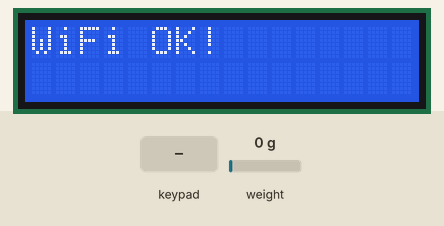
The sketch below on a simulated ESP32. Parts: 16×2 character LCD. Inputs (shaded band) come from the test bench; at power-on: weight on the scale 0 g. WiFi joins after 1.5 s; servers stay silent unless stated; uploads are accepted with an empty reply; the local clock reads 2024-03-15 10:24:30 at power-on unless the sketch sets it; storage starts empty; what the sketch prints to the serial monitor is not drawn. At 22.0 s the program restarts the board; the recording ends there.

Above: at 5.1 s.
At 12.1 s:
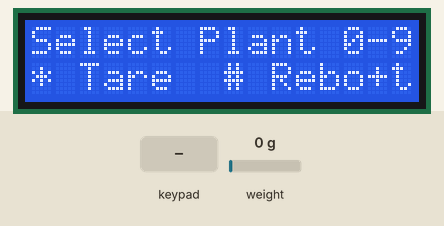
12.2 s: keypad keys 2 6 3 3 2 5 * pressed 0.4 s apart
At 13.6 s:
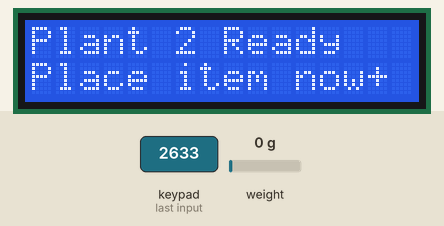
18.0 s: weight on the scale set to 4 g
At 19.6 s:
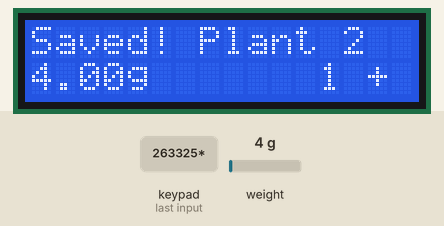
21.0 s: key '#' pressed
At 21.8 s:
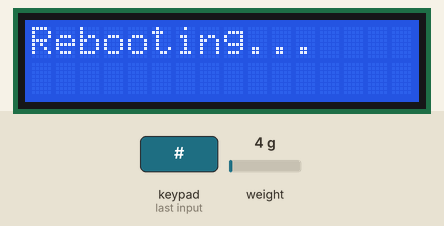
Timing chart, 0 to 22.0 s (numbered marks = the images above; inputs shaded):
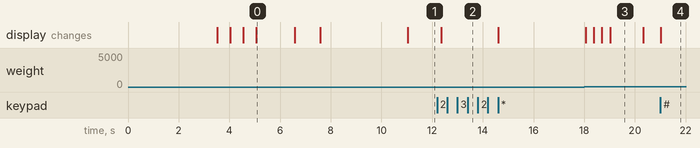

The sketch:

final_test_2.ino
```cpp
//ESP32 Digital Weight Scale - Background Data Processing Version
//This version stores data locally first, then sends in background

#include <HX711_ADC.h>
#include <Wire.h>
#include <LiquidCrystal_I2C.h>
#include <Keypad.h>
#include <WiFi.h>
#include <HTTPClient.h>
#include <ArduinoJson.h>
#include <RTClib.h>
#include <SPI.h>
#include <SD.h>

// ===== Configuration =====
#define WIFI_SSID "YOUR_WIFI_SSID"
#define WIFI_PASSWORD "YOUR_WIFI_PASSWORD"

#define SUPABASE_URL "https://zoblfvpwqodiuudwitwt.supabase.co"
#define SUPABASE_KEY "eyJhbGciOiJIUzI1NiIsInR5cCI6IkpXVCJ9.eyJpc3MiOiJzdXBhYmFzZSIsInJlZiI6InpvYmxmdnB3cW9kaXV1ZHdpdHd0Iiwicm9sZSI6ImFub24iLCJpYXQiOjE3NTc5MzA0OTAsImV4cCI6MjA3MzUwNjQ5MH0.AG0TqekNZ505BodHamvdhQ3A4lk0OtsLrJBGC1YlP3g"
#define SUPABASE_WEIGHTS_ENDPOINT "/rest/v1/weights"
#define PLANT_KEY_PREFIX "plant_"

#define CAL_FACTOR 360.0f

// Pin definitions
#define PIN_HX711_DOUT  23
#define PIN_HX711_SCK   22
#define PIN_I2C_SDA     18
#define PIN_I2C_SCL     19
#define PIN_TARE_BUTTON 25

// Keypad pins - Updated pin configuration
static const byte KEYPAD_ROWS = 4;
static const byte KEYPAD_COLS = 3;
static const char KEYPAD_KEYS[4][3] = {
  { '1','2','3' },
  { '4','5','6' },
  { '7','8','9' },
  { '*','0','#' }
};
static byte KEYPAD_ROW_PINS[4] = { 13, 12, 14, 27 }; // Updated: swapped index 2 & 3
static byte KEYPAD_COL_PINS[3] = { 26, 33, 25 };     // Updated: changed pin 32 to 25

// SD Card pins
#define PIN_SD_CS   5
#define PIN_SD_SCK  16
#define PIN_SD_MISO 17
#define PIN_SD_MOSI 21
#define QUEUE_FILE_PATH "/data_queue.ndjson"

// ===== Hardware Objects =====
HX711_ADC LoadCell(PIN_HX711_DOUT, PIN_HX711_SCK);
LiquidCrystal_I2C lcd(0x27, 16, 2);
Keypad keypad = Keypad(makeKeymap(KEYPAD_KEYS), KEYPAD_ROW_PINS, KEYPAD_COL_PINS, KEYPAD_ROWS, KEYPAD_COLS);
RTC_DS3231 rtc;

// ===== System State Variables =====
enum SystemState {
  STATE_PLANT_SELECTION,
  STATE_PLACE_ITEM,
  STATE_WEIGHING,
  STATE_SAVING,
  STATE_SUCCESS,
  STATE_ERROR
};

SystemState currentState = STATE_PLANT_SELECTION;
String selectedPlant = "";
float stableWeight = 0;
bool wifiConnected = false;
bool sdCardReady = false;

// Simple weight reading for better accuracy (from esp32-simple-scale.ino)
float currentWeight = 0;
float lastDisplayWeight = 0;
const float MIN_WEIGHT_THRESHOLD = 2.0;
const float STABLE_THRESHOLD = 0.5; // Only update if change is significant
int stableCount = 0;
const int REQUIRED_STABLE_READINGS = 8; // More stable readings required

// Background processing
unsigned long lastBackgroundProcess = 0;
const unsigned long BACKGROUND_INTERVAL = 2000; // Process queue every 2 seconds
bool backgroundProcessing = false;
int pendingItems = 0;

// Timing
unsigned long lastWeightTime = 0;
unsigned long lastDisplayUpdate = 0;
unsigned long stateStartTime = 0;
const unsigned long WEIGHT_READ_INTERVAL = 50; // Faster reading for better stability
const unsigned long DISPLAY_UPDATE_INTERVAL = 300;
const unsigned long SUCCESS_DISPLAY_TIME = 2500;

// ===== Setup Function =====
void setup() {
  Serial.begin(115200);
  Serial.println("\n=== ESP32 Digital Scale v2.0 - Background Processing ===");

  // Initialize I2C
  Wire.begin(PIN_I2C_SDA, PIN_I2C_SCL);

  // Initialize LCD
  lcd.begin(16, 2);
  lcd.backlight();
  lcd.setCursor(0, 0);
  lcd.print("Scale v2.0");
  lcd.setCursor(0, 1);
  lcd.print("Starting...");

  // Initialize Load Cell with longer stabilization
  LoadCell.begin();
  LoadCell.start(3000); // Longer stabilization time
  LoadCell.setCalFactor(CAL_FACTOR);

  // Initialize weight variables
  currentWeight = 0;
  lastDisplayWeight = 0;

  // Initialize RTC
  if (!rtc.begin()) {
    Serial.println("RTC not found!");
    lcd.clear();
    lcd.print("RTC Error!");
    delay(2000);
  } else {
    Serial.println("RTC initialized");
  }

  // Initialize SD Card
  SPI.begin(PIN_SD_SCK, PIN_SD_MISO, PIN_SD_MOSI, PIN_SD_CS);
  if (!SD.begin(PIN_SD_CS)) {
    Serial.println("SD Card failed!");
    sdCardReady = false;
    lcd.clear();
    lcd.print("SD Card Error!");
    delay(2000);
  } else {
    Serial.println("SD Card ready");
    sdCardReady = true;
    checkPendingItems(); // Count pending items on startup
  }

  // Connect to WiFi
  connectToWiFi();

  // Sync RTC with NTP if WiFi connected
  if (wifiConnected) {
    syncRTCWithNTP();
  }

  // Auto-tare on boot - simple method
  lcd.clear();
  lcd.print("Auto Taring...");
  LoadCell.start(2000);
  delay(1000);

  // Initialize state
  currentState = STATE_PLANT_SELECTION;
  stateStartTime = millis();

  Serial.println("Setup complete! Background processing enabled.");
}

// ===== Main Loop =====
void loop() {
  // Handle keypad input
  char key = keypad.getKey();
  if (key) {
    handleKeypadInput(key);
  }

  // Update load cell
  LoadCell.update();

  // Read weight periodically - simple method
  if (millis() - lastWeightTime >= WEIGHT_READ_INTERVAL) {
    readWeightSimple();
    lastWeightTime = millis();
  }

  // Update display periodically
  if (millis() - lastDisplayUpdate >= DISPLAY_UPDATE_INTERVAL) {
    updateDisplay();
    lastDisplayUpdate = millis();
  }

  // Handle state machine
  handleStateMachine();

  // Background processing - send queued data without blocking user
  if (millis() - lastBackgroundProcess >= BACKGROUND_INTERVAL) {
    if (wifiConnected && sdCardReady && !backgroundProcessing) {
      processQueueInBackground();
    }
    checkWiFiStatus();
    lastBackgroundProcess = millis();
  }
}

// ===== Simple Weight Reading for Accuracy =====
void readWeightSimple() {
  // Get direct reading from load cell (like esp32-simple-scale.ino)
  float rawWeight = LoadCell.getData();

  // Handle negative values (make them positive)
  if (rawWeight < 0) {
    rawWeight = rawWeight * (-1);
  }

  // Update current weight
  currentWeight = rawWeight;

  // Check for stability in weighing state using simple method
  if (currentState == STATE_WEIGHING) {
    if (abs(currentWeight - lastDisplayWeight) < STABLE_THRESHOLD) {
      stableCount++;
    } else {
      stableCount = 0;
      lastDisplayWeight = currentWeight;
    }

    // If weight is stable and above threshold, proceed to save
    if (stableCount >= REQUIRED_STABLE_READINGS && currentWeight >= MIN_WEIGHT_THRESHOLD) {
      stableWeight = currentWeight;
      currentState = STATE_SAVING;
      stateStartTime = millis();
      Serial.printf("Stable weight detected: %.2fg\n", stableWeight);
      stableCount = 0; // Reset counter
    }
  }
}

// ===== WiFi Functions =====
void connectToWiFi() {
  lcd.clear();
  lcd.print("WiFi Connecting");
  Serial.print("Connecting to WiFi");

  WiFi.begin(WIFI_SSID, WIFI_PASSWORD);

  int attempts = 0;
  while (WiFi.status() != WL_CONNECTED && attempts < 15) {
    delay(500);
    Serial.print(".");
    lcd.setCursor(0, 1);
    lcd.print("Try: " + String(attempts + 1));
    attempts++;
  }

  if (WiFi.status() == WL_CONNECTED) {
    wifiConnected = true;
    Serial.println("\nWiFi connected!");
    lcd.clear();
    lcd.print("WiFi OK!");
    delay(1500);
  } else {
    wifiConnected = false;
    Serial.println("\nWiFi failed - Offline mode");
    lcd.clear();
    lcd.print("Offline Mode");
    delay(1500);
  }
}

void checkWiFiStatus() {
  bool wasConnected = wifiConnected;
  wifiConnected = (WiFi.status() == WL_CONNECTED);

  // Reboot system on WiFi state changes for stability
  if (!wasConnected && wifiConnected) {
    Serial.println("WiFi connected! Rebooting system for stability...");
    lcd.clear();
    lcd.print("WiFi Connected!");
    lcd.setCursor(0, 1);
    lcd.print("Rebooting...");
    delay(2000);
    ESP.restart();
  } else if (wasConnected && !wifiConnected) {
    Serial.println("WiFi disconnected! Rebooting system for stability...");
    lcd.clear();
    lcd.print("WiFi Lost!");
    lcd.setCursor(0, 1);
    lcd.print("Rebooting...");
    delay(2000);
    ESP.restart();
  }
}

// ===== RTC Functions =====
void syncRTCWithNTP() {
  lcd.clear();
  lcd.print("Syncing time...");

  configTime(0, 0, "pool.ntp.org", "time.nist.gov");

  struct tm timeinfo;
  int attempts = 0;
  while (!getLocalTime(&timeinfo) && attempts < 8) {
    delay(1000);
    attempts++;
  }

  if (attempts < 8) {
    rtc.adjust(DateTime(timeinfo.tm_year + 1900, timeinfo.tm_mon + 1, timeinfo.tm_mday,
                       timeinfo.tm_hour, timeinfo.tm_min, timeinfo.tm_sec));
    Serial.println("RTC synced with NTP");
  }
  delay(1000);
}

String getCurrentTimestamp() {
  DateTime now = rtc.now();
  char timestamp[25];
  sprintf(timestamp, "%04d-%02d-%02dT%02d:%02d:%02dZ",
          now.year(), now.month(), now.day(),
          now.hour(), now.minute(), now.second());
  return String(timestamp);
}

// ===== Keypad Input Handler =====
void handleKeypadInput(char key) {
  Serial.print("Key pressed: ");
  Serial.println(key);

  if (key == '*') {
    performManualTare();
    return;
  } else if (key == '#') {
    lcd.clear();
    lcd.print("Rebooting...");
    delay(1000);
    ESP.restart();
    return;
  }

  if (currentState == STATE_PLANT_SELECTION) {
    if (key >= '0' && key <= '9') {
      selectedPlant = String(key);
      currentState = STATE_PLACE_ITEM;
      stateStartTime = millis();
      Serial.print("Selected plant: ");
      Serial.println(selectedPlant);
    }
  }
}

void performManualTare() {
  SystemState previousState = currentState;

  lcd.clear();
  lcd.print("Manual Tare...");
  LoadCell.start(2000);

  // Reset weight variables
  currentWeight = 0;
  lastDisplayWeight = 0;
  stableCount = 0;
  stableWeight = 0;

  delay(1000);
  currentState = previousState;
}

// ===== Display Functions =====
void updateDisplay() {
  switch (currentState) {
    case STATE_PLANT_SELECTION:
      displayPlantSelection();
      break;
    case STATE_PLACE_ITEM:
      displayPlaceItem();
      break;
    case STATE_WEIGHING:
      displayWeighing();
      break;
    case STATE_SAVING:
      displaySaving();
      break;
    case STATE_SUCCESS:
      displaySuccess();
      break;
    case STATE_ERROR:
      displayError();
      break;
  }

  // Show status indicators
  lcd.setCursor(14, 1);
  lcd.print(wifiConnected ? "+" : "x");

  // Show pending items count if any
  if (pendingItems > 0) {
    lcd.setCursor(12, 1);
    lcd.print(String(pendingItems));
  }
}

void displayPlantSelection() {
  lcd.clear();
  lcd.setCursor(0, 0);
  lcd.print("Select Plant 0-9");
  lcd.setCursor(0, 1);
  lcd.print("* Tare  # Reboot");
}

void displayPlaceItem() {
  lcd.clear();
  lcd.setCursor(0, 0);
  lcd.print("Plant " + selectedPlant + " Ready");
  lcd.setCursor(0, 1);
  lcd.print("Place item now");

  // Check for weight to start weighing - simple method
  if (currentWeight > MIN_WEIGHT_THRESHOLD) {
    currentState = STATE_WEIGHING;
    stateStartTime = millis();
    stableCount = 0;
    lastDisplayWeight = currentWeight;
    Serial.println("Starting weighing process");
  }
}

void displayWeighing() {
  lcd.clear();
  lcd.setCursor(0, 0);
  lcd.print("Weighing...");

  // Show current weight - simple method
  lcd.setCursor(0, 1);
  lcd.print(String(currentWeight, 2) + "g");

  // Show stability progress (now requires 8 readings)
  int stabilityPercent = min(100, (stableCount * 100) / REQUIRED_STABLE_READINGS);
  lcd.setCursor(10, 1);
  lcd.print(String(stabilityPercent) + "%");
}

void displaySaving() {
  lcd.clear();
  lcd.setCursor(0, 0);
  lcd.print("Saving Data...");
  lcd.setCursor(0, 1);
  lcd.print(String(stableWeight, 2) + "g");
}

void displaySuccess() {
  lcd.clear();
  lcd.setCursor(0, 0);
  lcd.print("Saved! Plant " + selectedPlant);
  lcd.setCursor(0, 1);
  lcd.print(String(stableWeight, 2) + "g");
}

void displayError() {
  lcd.clear();
  lcd.setCursor(0, 0);
  lcd.print("Save Error!");
  lcd.setCursor(0, 1);
  lcd.print("Try again");
}

// ===== State Machine Handler =====
void handleStateMachine() {
  switch (currentState) {
    case STATE_SAVING:
      if (millis() - stateStartTime > 500) { // Quick save without waiting for API
        bool success = saveDataToQueue();
        if (success) {
          currentState = STATE_SUCCESS;
          stateStartTime = millis();
        } else {
          currentState = STATE_ERROR;
          stateStartTime = millis();
        }
      }
      break;

    case STATE_SUCCESS:
      if (millis() - stateStartTime > SUCCESS_DISPLAY_TIME) {
        // Check if item is removed - simple method
        if (currentWeight < MIN_WEIGHT_THRESHOLD) {
          currentState = STATE_PLANT_SELECTION;
          selectedPlant = "";
          stableWeight = 0;
          lastDisplayWeight = 0;
          stableCount = 0;
          stateStartTime = millis();
        }
      }
      break;

    case STATE_ERROR:
      if (millis() - stateStartTime > 2000) {
        currentState = STATE_PLANT_SELECTION;
        selectedPlant = "";
        stableWeight = 0;
        stateStartTime = millis();
      }
      break;
  }
}

// ===== Data Storage and Background Processing =====
bool saveDataToQueue() {
  if (!sdCardReady) return false;

  String timestamp = getCurrentTimestamp();
  String jsonPayload = createJSONPayload(selectedPlant, stableWeight, timestamp);

  File file = SD.open(QUEUE_FILE_PATH, FILE_APPEND);
  if (!file) {
    Serial.println("Failed to open queue file");
    return false;
  }

  file.println(jsonPayload);
  file.close();

  pendingItems++;
  Serial.println("Data saved to queue: " + jsonPayload);
  return true;
}

String createJSONPayload(String plant, float weight, String timestamp) {
  StaticJsonDocument<200> doc;
  doc[PLANT_KEY_PREFIX + plant] = weight;
  doc["created_at"] = timestamp;

  String output;
  serializeJson(doc, output);
  return output;
}

void processQueueInBackground() {
  if (!wifiConnected || !sdCardReady || backgroundProcessing) return;

  backgroundProcessing = true;

  File file = SD.open(QUEUE_FILE_PATH, FILE_READ);
  if (!file) {
    backgroundProcessing = false;
    return;
  }

  // Read and send one item at a time to avoid blocking
  String line = file.readStringUntil('\n');
  file.close();

  if (line.length() > 0) {
    line.trim();
    if (sendToSupabase(line)) {
      // Remove the sent item from queue
      removeSentItemFromQueue();
      pendingItems = max(0, pendingItems - 1);
      Serial.println("Background: Item sent successfully");
    } else {
      Serial.println("Background: Failed to send item");
    }
  }

  backgroundProcessing = false;
}

bool sendToSupabase(String jsonPayload) {
  if (!wifiConnected) return false;

  HTTPClient http;
  http.begin(String(SUPABASE_URL) + String(SUPABASE_WEIGHTS_ENDPOINT));
  http.addHeader("Content-Type", "application/json");
  http.addHeader("Authorization", "Bearer " + String(SUPABASE_KEY));
  http.addHeader("apikey", SUPABASE_KEY);
  http.setTimeout(5000); // 5 second timeout to avoid long blocking

  int httpResponseCode = http.POST(jsonPayload);

  bool success = (httpResponseCode >= 200 && httpResponseCode < 300);

  if (success) {
    Serial.println("API Success: " + String(httpResponseCode));
  } else {
    Serial.println("API Failed: " + String(httpResponseCode));
  }

  http.end();
  return success;
}

void removeSentItemFromQueue() {
  if (!sdCardReady) return;

  // Read all lines except the first one
  File readFile = SD.open(QUEUE_FILE_PATH, FILE_READ);
  if (!readFile) return;

  String tempContent = "";
  String line = readFile.readStringUntil('\n'); // Skip first line

  while (readFile.available()) {
    line = readFile.readStringUntil('\n');
    if (line.length() > 0) {
      tempContent += line + "\n";
    }
  }
  readFile.close();

  // Write back the remaining content
  File writeFile = SD.open(QUEUE_FILE_PATH, FILE_WRITE);
  if (writeFile) {
    writeFile.print(tempContent);
    writeFile.close();
  }
}

void checkPendingItems() {
  if (!sdCardReady) return;

  File file = SD.open(QUEUE_FILE_PATH, FILE_READ);
  if (!file) {
    pendingItems = 0;
    return;
  }

  pendingItems = 0;
  while (file.available()) {
    String line = file.readStringUntil('\n');
    if (line.length() > 10) { // Valid JSON line
      pendingItems++;
    }
  }
  file.close();

  Serial.println("Pending items found: " + String(pendingItems));
}
```

Measured:
- the behaviour switches between 2 and 3 g on weight on the scale (found by bisection; images 2 and 3)
- after the input at 12.2 s, the display: changes after 0.16 s (image 2)
- after the input at 18.0 s, the display: first differs from a run without the input after 0.37 s (image 3 shows a later state)
- after the input at 21.0 s, the display: changes at once (image 4)
- what the display in image 0 shows lasts 1.5 s, from 5.1 s to 6.6 s
- what the display in image 3 shows lasts 1.3 s, from 19.0 s to 20.3 s
